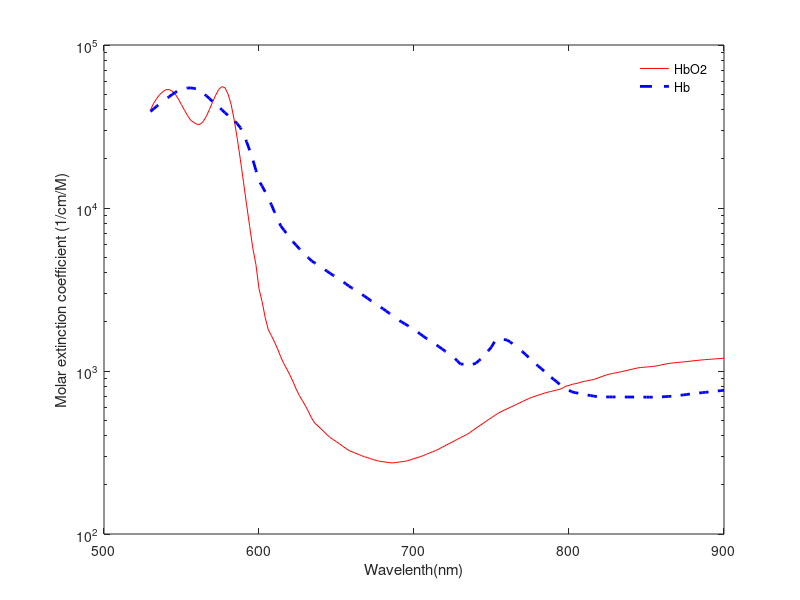
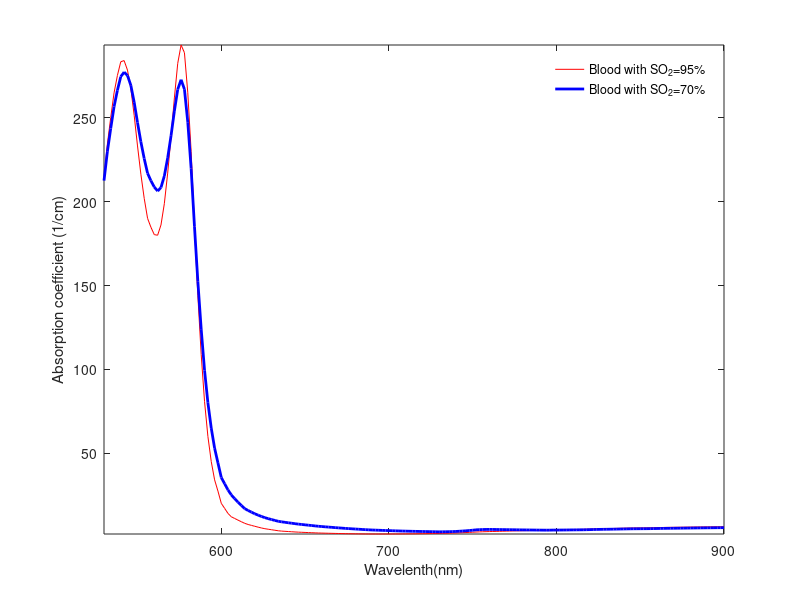
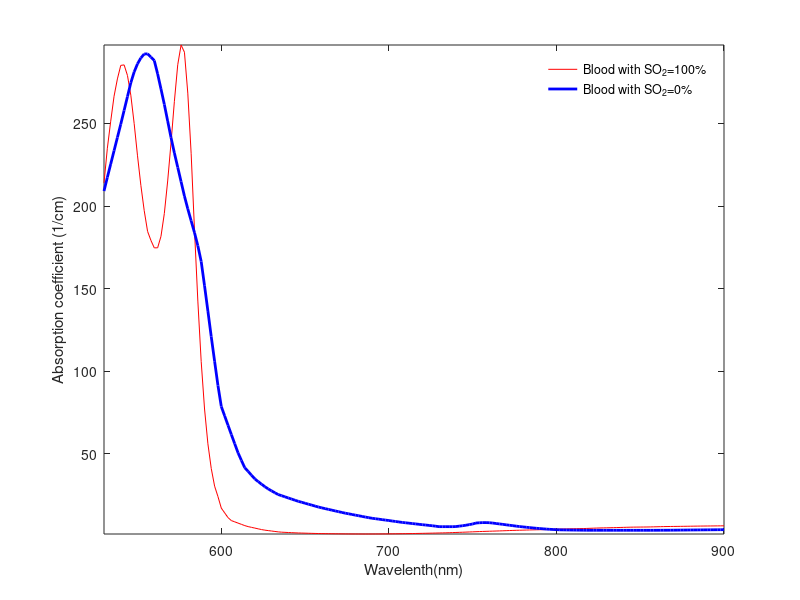

Write the MATLAB code that produced these figures, in order.
% Sample codes for the calculation of blood ua at different SO2 level with the OMLC compiled molar extinction coef. of Hb and HbO2
%	http://omlc.org/spectra/hemoglobin/summary.html
%	
%															Edited by Meng-Lin Li, Ph. D., 11/19/2015
%															Dept. of Electrical Engineering, 
%															National Tsing Hua University	

% blood
% ua = (2.303) e (x g/liter)/(64,500 g Hb/mole) 
% ,where x is the number of grams per liter. A typical value of x for whole blood is x=150 g Hb/liter
x = 150;   % in g Hb/liter
MW_Hb = 64500;  % g Hb/mole, molecular weight of Hb
load e_HbO2_Hb; % molar extinction coef. table, (lambda, HbO2, Hb)

figure
semilogy(e_HbO2_Hb(:,1), e_HbO2_Hb(:,2), 'r-', e_HbO2_Hb(:,1), e_HbO2_Hb(:,3), 'b--', 'linewidth',2);
xlabel('Wavelenth(nm)');
ylabel('Molar extinction coefficient (1/cm/M)');
legend('HbO2', 'Hb');
legend('boxoff')

% SO2 = 95%
SO2 = 0.95;
ua_SO2_95 = 2.303*e_HbO2_Hb(:,2)*x*SO2/MW_Hb + 2.303*e_HbO2_Hb(:,3)*x*(1-SO2)/MW_Hb; % assume molecular weight of Hb and HbO2 are approximately the same

% SO2 = 70%
SO2 = 0.7;
ua_SO2_70 = 2.303*e_HbO2_Hb(:,2)*x*SO2/MW_Hb + 2.303*e_HbO2_Hb(:,3)*x*(1-SO2)/MW_Hb;

figure
plot(e_HbO2_Hb(:,1), ua_SO2_95, 'r-', e_HbO2_Hb(:,1), ua_SO2_70, 'b-', 'linewidth',2);
xlabel('Wavelenth(nm)');
ylabel('Absorption coefficient (1/cm)')
legend('Blood with SO_2=95%', 'Blood with SO_2=70%');
legend('boxoff')
axis tight



% SO2 = 100%
SO2 = 1;
ua_SO2_100 = 2.303*e_HbO2_Hb(:,2)*x*SO2/MW_Hb + 2.303*e_HbO2_Hb(:,3)*x*(1-SO2)/MW_Hb;

% SO2 = 0%
SO2 = 0;
ua_SO2_0 = 2.303*e_HbO2_Hb(:,2)*x*SO2/MW_Hb + 2.303*e_HbO2_Hb(:,3)*x*(1-SO2)/MW_Hb;

figure
plot(e_HbO2_Hb(:,1), ua_SO2_100, 'r-', e_HbO2_Hb(:,1), ua_SO2_0, 'b-', 'linewidth',2);
xlabel('Wavelenth(nm)');
ylabel('Absorption coefficient (1/cm)')
legend('Blood with SO_2=100%', 'Blood with SO_2=0%');
legend('boxoff')
axis tight






